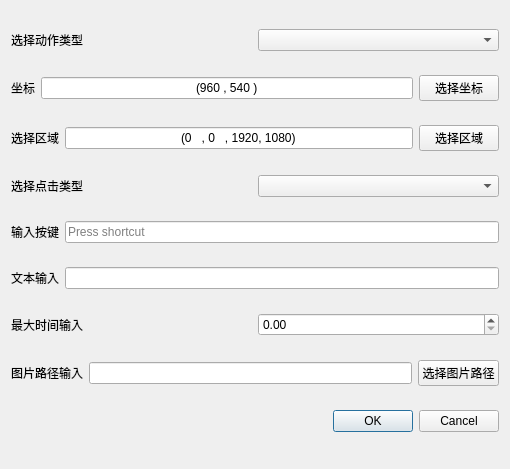
<?xml version="1.0" encoding="UTF-8"?>
<ui version="4.0">
 <class>Dialog</class>
 <widget class="QDialog" name="Dialog">
  <property name="geometry">
   <rect>
    <x>0</x>
    <y>0</y>
    <width>510</width>
    <height>469</height>
   </rect>
  </property>
  <property name="windowTitle">
   <string>添加新动作</string>
  </property>
  <layout class="QVBoxLayout" name="verticalLayout">
   <item>
    <layout class="QHBoxLayout" name="actionTypeHLayout">
     <item>
      <widget class="QLabel" name="actionTypeLabel">
       <property name="text">
        <string>选择动作类型</string>
       </property>
      </widget>
     </item>
     <item>
      <widget class="QComboBox" name="actionTypeComboBox"/>
     </item>
    </layout>
   </item>
   <item>
    <layout class="QHBoxLayout" name="posHLayout">
     <item>
      <widget class="QLabel" name="posLabel">
       <property name="text">
        <string>坐标</string>
       </property>
      </widget>
     </item>
     <item>
      <widget class="QLineEdit" name="posLineEdit">
       <property name="inputMask">
        <string>(0009, 0009)</string>
       </property>
       <property name="text">
        <string>(960, 540)</string>
       </property>
       <property name="alignment">
        <set>Qt::AlignCenter</set>
       </property>
      </widget>
     </item>
     <item>
      <widget class="QPushButton" name="posBtn">
       <property name="text">
        <string>选择坐标</string>
       </property>
      </widget>
     </item>
    </layout>
   </item>
   <item>
    <layout class="QHBoxLayout" name="regionHLayout">
     <item>
      <widget class="QLabel" name="regionLabel">
       <property name="text">
        <string>选择区域</string>
       </property>
      </widget>
     </item>
     <item>
      <widget class="QLineEdit" name="regionLineEdit">
       <property name="inputMask">
        <string>(0009, 0009, 0009, 0009)</string>
       </property>
       <property name="text">
        <string>(0, 0, 1920, 1080)</string>
       </property>
       <property name="alignment">
        <set>Qt::AlignCenter</set>
       </property>
      </widget>
     </item>
     <item>
      <widget class="QPushButton" name="regionBtn">
       <property name="text">
        <string>选择区域</string>
       </property>
      </widget>
     </item>
    </layout>
   </item>
   <item>
    <layout class="QHBoxLayout" name="clickTypeHLayout">
     <item>
      <widget class="QLabel" name="clickTypeLabel">
       <property name="text">
        <string>选择点击类型</string>
       </property>
      </widget>
     </item>
     <item>
      <widget class="QComboBox" name="clickTypeComboBox"/>
     </item>
    </layout>
   </item>
   <item>
    <layout class="QHBoxLayout" name="keyHLayout">
     <item>
      <widget class="QLabel" name="keyLabel">
       <property name="text">
        <string>输入按键</string>
       </property>
      </widget>
     </item>
     <item>
      <widget class="QKeySequenceEdit" name="keySequenceEdit">
       <property name="cursor">
        <cursorShape>IBeamCursor</cursorShape>
       </property>
      </widget>
     </item>
    </layout>
   </item>
   <item>
    <layout class="QHBoxLayout" name="inputStrHLayout">
     <item>
      <widget class="QLabel" name="linputStrLabel">
       <property name="text">
        <string>文本输入</string>
       </property>
      </widget>
     </item>
     <item>
      <widget class="QLineEdit" name="inputStrLineEdit"/>
     </item>
    </layout>
   </item>
   <item>
    <layout class="QHBoxLayout" name="mtimeHLayout">
     <item>
      <widget class="QLabel" name="mtimeLabel">
       <property name="text">
        <string>最大时间输入</string>
       </property>
      </widget>
     </item>
     <item>
      <widget class="QDoubleSpinBox" name="mtimeDoubleSpinBox">
       <property name="maximum">
        <double>10000.000000000000000</double>
       </property>
      </widget>
     </item>
    </layout>
   </item>
   <item>
    <layout class="QHBoxLayout" name="pathHLayout">
     <item>
      <widget class="QLabel" name="pathLabel">
       <property name="text">
        <string>图片路径输入</string>
       </property>
      </widget>
     </item>
     <item>
      <widget class="QLineEdit" name="pathLineEdit"/>
     </item>
     <item>
      <widget class="QPushButton" name="pathBtn">
       <property name="text">
        <string>选择图片路径</string>
       </property>
      </widget>
     </item>
    </layout>
   </item>
   <item>
    <widget class="QDialogButtonBox" name="buttonBox">
     <property name="orientation">
      <enum>Qt::Horizontal</enum>
     </property>
     <property name="standardButtons">
      <set>QDialogButtonBox::Cancel|QDialogButtonBox::Ok</set>
     </property>
    </widget>
   </item>
  </layout>
 </widget>
 <resources/>
 <connections>
  <connection>
   <sender>buttonBox</sender>
   <signal>accepted()</signal>
   <receiver>Dialog</receiver>
   <slot>accept()</slot>
   <hints>
    <hint type="sourcelabel">
     <x>248</x>
     <y>254</y>
    </hint>
    <hint type="destinationlabel">
     <x>157</x>
     <y>274</y>
    </hint>
   </hints>
  </connection>
  <connection>
   <sender>buttonBox</sender>
   <signal>rejected()</signal>
   <receiver>Dialog</receiver>
   <slot>reject()</slot>
   <hints>
    <hint type="sourcelabel">
     <x>316</x>
     <y>260</y>
    </hint>
    <hint type="destinationlabel">
     <x>286</x>
     <y>274</y>
    </hint>
   </hints>
  </connection>
 </connections>
</ui>
